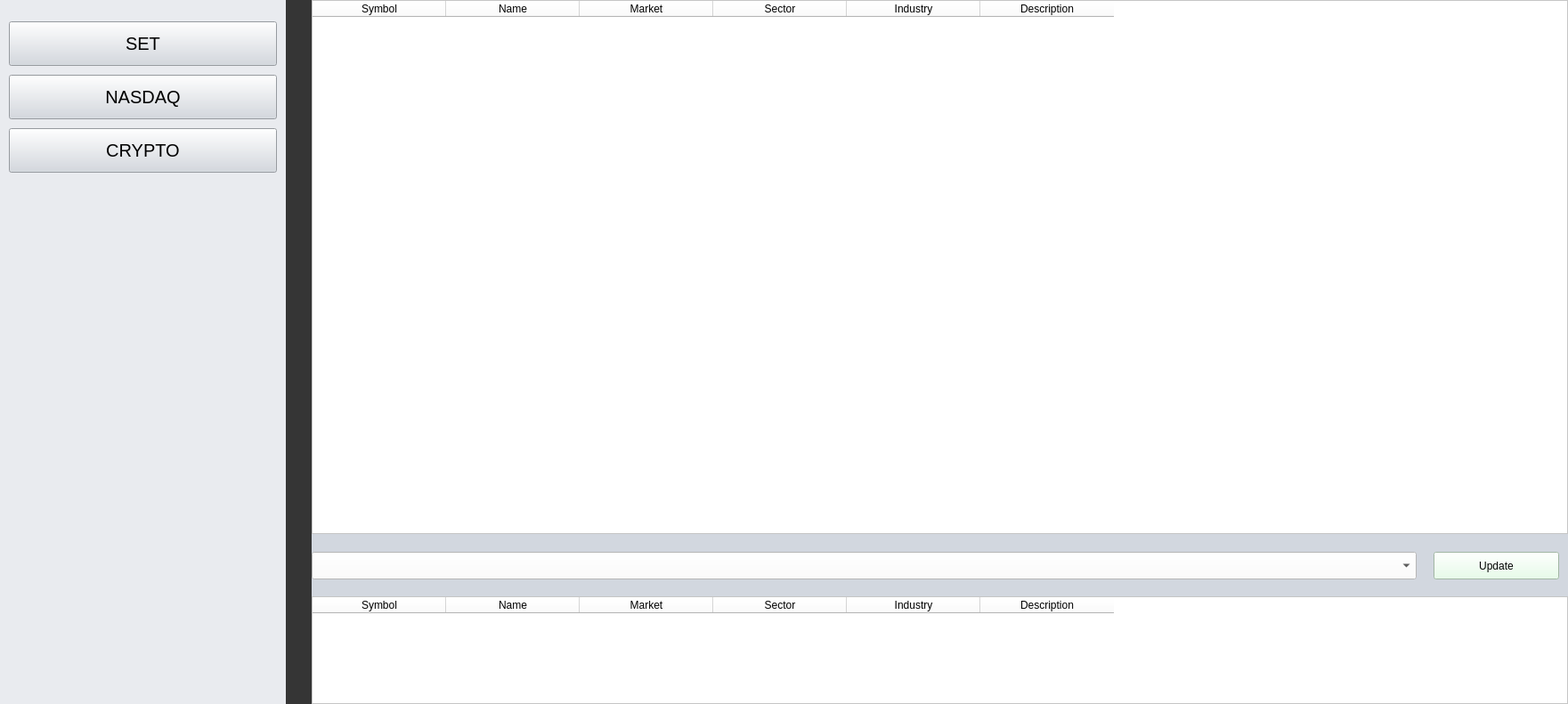
    <widget class="QWidget" name="DataPage" native="true">
     <property name="geometry">
      <rect>
       <x>30</x>
       <y>80</y>
       <width>1761</width>
       <height>791</height>
      </rect>
     </property>
     <property name="styleSheet">
      <string notr="true">background-color: #353535;</string>
     </property>
     <widget class="QWidget" name="Data_select" native="true">
      <property name="geometry">
       <rect>
        <x>0</x>
        <y>0</y>
        <width>321</width>
        <height>791</height>
       </rect>
      </property>
      <property name="styleSheet">
       <string notr="true">background-color: #E9EBEF;</string>
      </property>
      <widget class="QWidget" name="verticalLayoutWidget">
       <property name="geometry">
        <rect>
         <x>10</x>
         <y>20</y>
         <width>301</width>
         <height>180</height>
        </rect>
       </property>
       <layout class="QVBoxLayout" name="verticalLayout">
        <item>
         <widget class="QPushButton" name="pushButton_dataset">
          <property name="minimumSize">
           <size>
            <width>0</width>
            <height>50</height>
           </size>
          </property>
          <property name="font">
           <font>
            <pointsize>15</pointsize>
           </font>
          </property>
          <property name="cursor">
           <cursorShape>PointingHandCursor</cursorShape>
          </property>
          <property name="styleSheet">
           <string notr="true">background-color: #D2D7DF;</string>
          </property>
          <property name="text">
           <string>SET</string>
          </property>
         </widget>
        </item>
        <item>
         <widget class="QPushButton" name="pushButton_datanasdaq">
          <property name="minimumSize">
           <size>
            <width>0</width>
            <height>50</height>
           </size>
          </property>
          <property name="font">
           <font>
            <pointsize>15</pointsize>
           </font>
          </property>
          <property name="cursor">
           <cursorShape>PointingHandCursor</cursorShape>
          </property>
          <property name="styleSheet">
           <string notr="true">background-color: #D2D7DF;</string>
          </property>
          <property name="text">
           <string>NASDAQ</string>
          </property>
         </widget>
        </item>
        <item>
         <widget class="QPushButton" name="pushButton_datacrypto">
          <property name="minimumSize">
           <size>
            <width>0</width>
            <height>50</height>
           </size>
          </property>
          <property name="font">
           <font>
            <pointsize>15</pointsize>
           </font>
          </property>
          <property name="cursor">
           <cursorShape>PointingHandCursor</cursorShape>
          </property>
          <property name="styleSheet">
           <string notr="true">background-color: #D2D7DF;</string>
          </property>
          <property name="text">
           <string>CRYPTO</string>
          </property>
         </widget>
        </item>
       </layout>
      </widget>
     </widget>
     <widget class="QWidget" name="tablenasdaq" native="true">
      <property name="geometry">
       <rect>
        <x>350</x>
        <y>0</y>
        <width>1411</width>
        <height>791</height>
       </rect>
      </property>
      <property name="styleSheet">
       <string notr="true">background-color: #D2D7DF;</string>
      </property>
      <widget class="QTableWidget" name="tableWidget_datanasdaq">
       <property name="geometry">
        <rect>
         <x>0</x>
         <y>0</y>
         <width>1411</width>
         <height>600</height>
        </rect>
       </property>
       <property name="maximumSize">
        <size>
         <width>1411</width>
         <height>16777215</height>
        </size>
       </property>
       <property name="styleSheet">
        <string notr="true">background-color: rgb(255, 255, 255);</string>
       </property>
       <attribute name="horizontalHeaderDefaultSectionSize">
        <number>200</number>
       </attribute>
       <column>
        <property name="text">
         <string>Symbol</string>
        </property>
       </column>
       <column>
        <property name="text">
         <string>Name</string>
        </property>
       </column>
       <column>
        <property name="text">
         <string>Market</string>
        </property>
       </column>
       <column>
        <property name="text">
         <string>Sector</string>
        </property>
       </column>
       <column>
        <property name="text">
         <string>Industry</string>
        </property>
       </column>
      </widget>
      <widget class="QComboBox" name="comboBox_datanasdaq">
       <property name="geometry">
        <rect>
         <x>0</x>
         <y>620</y>
         <width>1241</width>
         <height>31</height>
        </rect>
       </property>
       <property name="cursor">
        <cursorShape>PointingHandCursor</cursorShape>
       </property>
       <property name="styleSheet">
        <string notr="true">background-color:#ffffff;</string>
       </property>
      </widget>
      <widget class="QTableWidget" name="tableWidget_searchnasdaq">
       <property name="geometry">
        <rect>
         <x>0</x>
         <y>670</y>
         <width>1411</width>
         <height>121</height>
        </rect>
       </property>
       <property name="styleSheet">
        <string notr="true">background-color: rgb(255, 255, 255);</string>
       </property>
       <attribute name="horizontalHeaderDefaultSectionSize">
        <number>200</number>
       </attribute>
       <column>
        <property name="text">
         <string>Symbol</string>
        </property>
       </column>
       <column>
        <property name="text">
         <string>Name</string>
        </property>
       </column>
       <column>
        <property name="text">
         <string>Market</string>
        </property>
       </column>
       <column>
        <property name="text">
         <string>Sector</string>
        </property>
       </column>
       <column>
        <property name="text">
         <string>Industry</string>
        </property>
       </column>
      </widget>
      <widget class="QPushButton" name="pushButton_updatenasdaq">
       <property name="geometry">
        <rect>
         <x>1260</x>
         <y>620</y>
         <width>141</width>
         <height>31</height>
        </rect>
       </property>
       <property name="cursor">
        <cursorShape>PointingHandCursor</cursorShape>
       </property>
       <property name="styleSheet">
        <string notr="true">background-color: rgb(225, 255, 228);</string>
       </property>
       <property name="text">
        <string>Update</string>
       </property>
      </widget>
     </widget>
     <widget class="QWidget" name="tableset" native="true">
      <property name="geometry">
       <rect>
        <x>350</x>
        <y>0</y>
        <width>1411</width>
        <height>791</height>
       </rect>
      </property>
      <property name="styleSheet">
       <string notr="true">background-color: #D2D7DF;</string>
      </property>
      <widget class="QTableWidget" name="tableWidget_dataset">
       <property name="geometry">
        <rect>
         <x>0</x>
         <y>0</y>
         <width>1411</width>
         <height>600</height>
        </rect>
       </property>
       <property name="maximumSize">
        <size>
         <width>1411</width>
         <height>16777215</height>
        </size>
       </property>
       <property name="styleSheet">
        <string notr="true">background-color: rgb(255, 255, 255);</string>
       </property>
       <attribute name="horizontalHeaderDefaultSectionSize">
        <number>150</number>
       </attribute>
       <column>
        <property name="text">
         <string>Symbol</string>
        </property>
       </column>
       <column>
        <property name="text">
         <string>Name</string>
        </property>
       </column>
       <column>
        <property name="text">
         <string>Market</string>
        </property>
       </column>
       <column>
        <property name="text">
         <string>Sector</string>
        </property>
       </column>
       <column>
        <property name="text">
         <string>Industry</string>
        </property>
       </column>
       <column>
        <property name="text">
         <string>Description</string>
        </property>
       </column>
      </widget>
      <widget class="QComboBox" name="comboBox_dataset">
       <property name="geometry">
        <rect>
         <x>0</x>
         <y>620</y>
         <width>1241</width>
         <height>31</height>
        </rect>
       </property>
       <property name="cursor">
        <cursorShape>PointingHandCursor</cursorShape>
       </property>
       <property name="styleSheet">
        <string notr="true">background-color:#ffffff;</string>
       </property>
      </widget>
      <widget class="QTableWidget" name="tableWidget_searchset">
       <property name="geometry">
        <rect>
         <x>0</x>
         <y>670</y>
         <width>1411</width>
         <height>121</height>
        </rect>
       </property>
       <property name="styleSheet">
        <string notr="true">background-color: rgb(255, 255, 255);</string>
       </property>
       <attribute name="horizontalHeaderDefaultSectionSize">
        <number>150</number>
       </attribute>
       <column>
        <property name="text">
         <string>Symbol</string>
        </property>
       </column>
       <column>
        <property name="text">
         <string>Name</string>
        </property>
       </column>
       <column>
        <property name="text">
         <string>Market</string>
        </property>
       </column>
       <column>
        <property name="text">
         <string>Sector</string>
        </property>
       </column>
       <column>
        <property name="text">
         <string>Industry</string>
        </property>
       </column>
       <column>
        <property name="text">
         <string>Description</string>
        </property>
       </column>
      </widget>
      <widget class="QPushButton" name="pushButton_updateset">
       <property name="geometry">
        <rect>
         <x>1260</x>
         <y>620</y>
         <width>141</width>
         <height>31</height>
        </rect>
       </property>
       <property name="cursor">
        <cursorShape>PointingHandCursor</cursorShape>
       </property>
       <property name="styleSheet">
        <string notr="true">background-color: rgb(225, 255, 228);</string>
       </property>
       <property name="text">
        <string>Update</string>
       </property>
      </widget>
     </widget>
     <widget class="QWidget" name="tablecrypto" native="true">
      <property name="geometry">
       <rect>
        <x>350</x>
        <y>0</y>
        <width>1411</width>
        <height>791</height>
       </rect>
      </property>
      <property name="styleSheet">
       <string notr="true">background-color: #D2D7DF;</string>
      </property>
      <widget class="QTableWidget" name="tableWidget_datacrypto">
       <property name="geometry">
        <rect>
         <x>0</x>
         <y>0</y>
         <width>611</width>
         <height>791</height>
        </rect>
       </property>
       <property name="maximumSize">
        <size>
         <width>1411</width>
         <height>16777215</height>
        </size>
       </property>
       <property name="styleSheet">
        <string notr="true">background-color: rgb(255, 255, 255);</string>
       </property>
       <attribute name="horizontalHeaderDefaultSectionSize">
        <number>200</number>
       </attribute>
       <column>
        <property name="text">
         <string>Symbol</string>
        </property>
       </column>
       <column>
        <property name="text">
         <string>Name</string>
        </property>
       </column>
       <column>
        <property name="text">
         <string>Market</string>
        </property>
       </column>
      </widget>
      <widget class="QComboBox" name="comboBox_datacrypto">
       <property name="geometry">
        <rect>
         <x>650</x>
         <y>20</y>
         <width>731</width>
         <height>31</height>
        </rect>
       </property>
       <property name="cursor">
        <cursorShape>PointingHandCursor</cursorShape>
       </property>
       <property name="styleSheet">
        <string notr="true">background-color:#ffffff;</string>
       </property>
      </widget>
      <widget class="QTableWidget" name="tableWidget_searchcrypto">
       <property name="geometry">
        <rect>
         <x>700</x>
         <y>80</y>
         <width>611</width>
         <height>71</height>
        </rect>
       </property>
       <property name="styleSheet">
        <string notr="true">background-color: rgb(255, 255, 255);</string>
       </property>
       <attribute name="horizontalHeaderDefaultSectionSize">
        <number>200</number>
       </attribute>
       <column>
        <property name="text">
         <string>Symbol</string>
        </property>
       </column>
       <column>
        <property name="text">
         <string>Name</string>
        </property>
       </column>
       <column>
        <property name="text">
         <string>Market</string>
        </property>
       </column>
      </widget>
      <widget class="QPushButton" name="pushButton_updatecrypto">
       <property name="geometry">
        <rect>
         <x>1170</x>
         <y>180</y>
         <width>141</width>
         <height>31</height>
        </rect>
       </property>
       <property name="cursor">
        <cursorShape>PointingHandCursor</cursorShape>
       </property>
       <property name="styleSheet">
        <string notr="true">background-color: rgb(225, 255, 228);</string>
       </property>
       <property name="text">
        <string>Update</string>
       </property>
      </widget>
     </widget>
     <zorder>Data_select</zorder>
     <zorder>tablenasdaq</zorder>
     <zorder>tablecrypto</zorder>
     <zorder>tableset</zorder>
    </widget>
